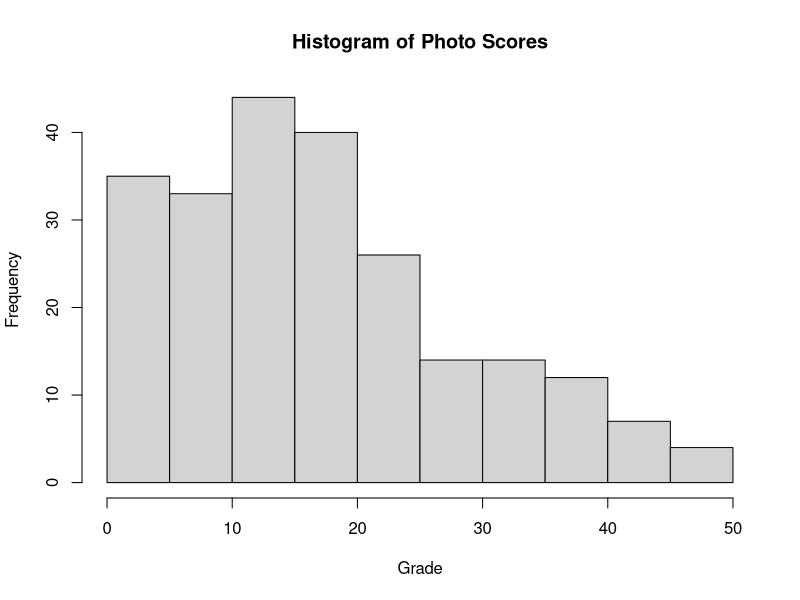

Here is the R script that generated this plot:
library(psych)
runs <- read.csv(file="../taskruns/tests/crowdsourcing4_task_run.csv",header=T,sep=",")
score <- table(runs$task_run__info)
summary(score)
hist(runs$task_run__info, xlab = "Grade",
  main = "Histogram of Photo Scores")